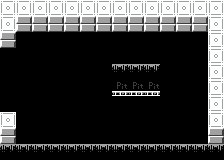

Below is a game level as drawn by its tile map, then a one-line description and the .tmx file that defines it, in full:
An orthogonal 14x10 tile map with 16x16 px tiles, 1 tile layer (Tile Layer 1).

<map version="1.10" tiledversion="1.10.2" orientation="orthogonal" renderorder="right-down" width="14" height="10" tilewidth="16" tileheight="16" infinite="0" nextlayerid="2" nextobjectid="1">
 <properties>
  <property name="exit_west" type="bool" value="true" />
 </properties>
 <tileset firstgid="1" source="../room_tileset.tsx" />
 <layer id="1" name="Tile Layer 1" width="14" height="10">
  <data encoding="csv">
4,4,4,4,4,4,4,4,4,4,4,4,4,4,
4,3,3,3,3,3,3,3,3,3,3,3,3,4,
3,1,1,1,1,1,1,1,1,1,1,1,1,4,
1,1,1,1,1,1,1,1,1,1,1,1,1,4,
1,1,1,1,1,1,1,5,5,5,1,1,1,4,
1,1,1,1,1,1,1,6,6,6,1,1,1,4,
1,1,1,1,1,1,1,1,1,1,1,1,1,4,
4,1,1,1,1,1,1,1,1,1,1,1,1,4,
3,1,1,1,1,1,1,1,1,1,1,1,1,3,
5,5,5,5,5,5,5,5,5,5,5,5,5,5
</data>
 </layer>
</map>
